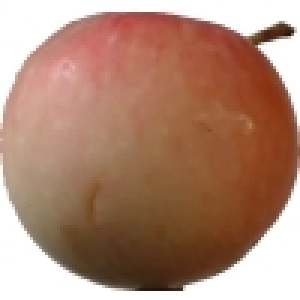
#> input picture DataLoc2/Apple 10/r0_135_100.jpg, 100 x 100 px (shown 3 times larger); its folder holds only this picture in this run
$ python feature_extractor.py
#> lines starting #> are read from the running program, lines starting #| are printed output that depends on the picture; after the words box and inside, x2 and y2 are one past the last pixel; in counts of white or black regions, pixels touching at a corner belong together
#> in extract_all_features, img is the input picture: shape (100, 100, 3); mean B, G, R 116.8, 136.2, 174.9
import os
import cv2
import numpy as np
from glob import glob
from skimage.measure import regionprops, label
from skimage.feature import canny
from scipy.fft import fft
from sklearn.preprocessing import MinMaxScaler
import pickle

print("Bắt đầu quá trình trích xuất đặc trưng...")
def segment_image(img, bg_threshold=240):
#> called with bg_threshold = 240
    mask = np.min(img, axis=2) < bg_threshold
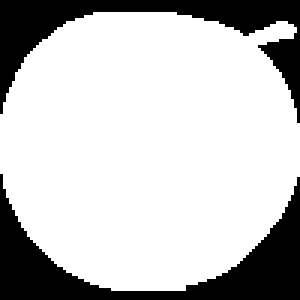
#> mask: shape (100, 100) bool (shown 3 times larger); 76.7% white; 2 black regions, box (x1, y1, x2, y2) and area: (0, 58, 100, 100) 1260, (0, 0, 100, 41) 1074
    return mask.astype(np.uint8)

def extract_color_histogram(img, mask, bins=(8,8,8)):
#> called with bins = (8, 8, 8)
    hsv = cv2.cvtColor(img, cv2.COLOR_BGR2HSV)
#> hsv: shape (100, 100, 3); mean H, S, V 10.9, 103.7, 174.9
    hist = cv2.calcHist([hsv], [0,1,2], mask, bins, [0,180,0,256,0,256])
    hist = cv2.normalize(hist, hist).flatten()
#> hist = 512 values, max 0.43 at index 44, min 0 at index 0, mean 0.00759
    return hist

def extract_shape_features(mask):
    labels_img = label(mask)
#> labels_img: shape (100, 100) int64; values 0 (black) and 1 (white), 76.7% white; 2 black regions
    props = regionprops(labels_img)
#> props = 1 regions; box (x1, y1, x2, y2) and area: (0, 4, 100, 97) 7666
    if not props: return [0] * 8
    prop = max(props, key=lambda x: x.area)
    ecc = prop.minor_axis_length / (prop.major_axis_length + 1e-5)
#> ecc = 0.933
    moments = cv2.moments(mask.astype(np.uint8))
#> moments = moments, m00 7666, centre m10/m00, m01/m00 = (49.43, 48.74)
    hu = cv2.HuMoments(moments).flatten()
#> hu = [0.161, 0.000123, 2.25e-05, 6.7e-07, 1.11e-12, 8.82e-10, 2.35e-12]
    hu = -np.sign(hu) * np.log10(np.abs(hu) + 1e-10)
#> hu = [0.794, 3.91, 4.65, 6.17, 10, 9.01, 9.99]
    return [ecc] + hu.tolist()

def extract_fourier_descriptor(mask, num_coeffs=10):
#> called with num_coeffs = 10
    contours, _ = cv2.findContours(mask.astype(np.uint8), cv2.RETR_EXTERNAL, cv2.CHAIN_APPROX_NONE)
#> contours = 1 contour; box (x1, y1, x2, y2) and area: (0, 4, 100, 97) 7512
    if not contours: return [0]*num_coeffs
    cnt = max(contours, key=cv2.contourArea)
#> cnt = contour of 307 points, box (x1, y1, x2, y2) (0, 4, 100, 97), area 7512
    pts = cnt.squeeze()
#> pts = 307 pairs, first value 0 to 99, second value 4 to 96
    if pts.ndim < 2: return [0] * num_coeffs
    complex_pts = pts[:,0] + 1j*pts[:,1]
    coeffs = fft(complex_pts)
    if np.abs(coeffs[1]) < 1e-5: return [0] * num_coeffs
    coeffs /= np.abs(coeffs[1])
    desc = np.abs(coeffs[:num_coeffs])
#> desc = [21.5, 1, 0.753, 0.402, 0.485, 0.335, 0.243, 0.15, 0.195, 0.102]
    return desc.tolist()

def extract_grid_code(mask, grid_size=(16,16), threshold=0.15):
#> called with grid_size = (16, 16), threshold = 0.15
    h,w = mask.shape
#> h = 100; w = 100
    gh,gw = grid_size
#> gh = 16; gw = 16
    cell_h,cell_w = h//gh, w//gw
#> cell_h = 6; cell_w = 6
    code = []
    for i in range(gh):
        for j in range(gw):
            cell = mask[i*cell_h:(i+1)*cell_h, j*cell_w:(j+1)*cell_w]
            frac = cell.sum()/(cell_h*cell_w)
            code.append(int(frac > threshold))
#> after the loop, code = 256 values, max 1 at index 5, min 0 at index 0, mean 0.879
    return code

def extract_edge_histogram(img, mask, grid_size=(4,4)):
#> called with grid_size = (4, 4)
    edges = canny(cv2.cvtColor(img, cv2.COLOR_BGR2GRAY), sigma=2)
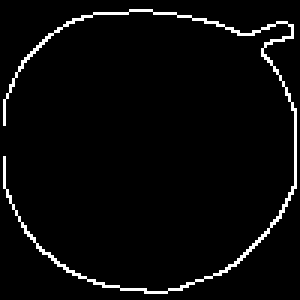
#> edges: shape (100, 100) bool (shown 3 times larger); 3.7% white in thin lines or dots
    edges = edges & mask.astype(bool)
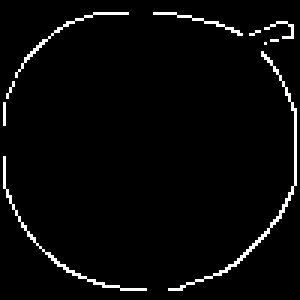
#> edges: shape (100, 100) bool (shown 3 times larger); 3.2% white in thin lines or dots
    h,w = edges.shape
#> h = 100; w = 100
    gh,gw = grid_size
#> gh = 4; gw = 4
    cell_h,cell_w = h//gh, w//gw
#> cell_h = 25; cell_w = 25
    hist = []
    for i in range(gh):
        for j in range(gw):
            cell = edges[i*cell_h:(i+1)*cell_h, j*cell_w:(j+1)*cell_w]
            hist.append(cell.sum())
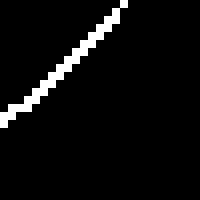
#> cell: shape (25, 25) bool (shown 8 times larger); 4.8% white in thin lines or dots, all inside (x1, y1, x2, y2) = (0, 0, 16, 16)
#> after the loop, hist = [30, 18, 25, 45, 15, 0, 0, 27, 24, 0, 0, 32, 29, 27, 21, 30]
    hist = np.array(hist, dtype=float)
    if hist.max()>0: hist /= hist.max()
#> hist = [0.667, 0.4, 0.556, 1, 0.333, 0, 0, 0.6, 0.533, 0, 0, 0.711, 0.644, 0.6, 0.467, 0.667]
    return hist.tolist()
# --- KẾT THÚC CÁC HÀM TRÍCH XUẤT ---

def extract_all_features(img_path):
    img = cv2.imread(img_path)
    if img is None:
        return None
    mask = segment_image(img)

    features = {
        "color": extract_color_histogram(img, mask),
        "shape": extract_shape_features(mask),
        "fourier": extract_fourier_descriptor(mask),
        "grid": extract_grid_code(mask),
        "edge": extract_edge_histogram(img, mask)
    }
    return features

# --- QUÁ TRÌNH TRÍCH XUẤT VÀ LƯU DATABASE ---

dataset_dir = 'DataLoc2'
image_paths = glob(os.path.join(dataset_dir, '*', '*.jpg'))

if not image_paths:
    print(f"Lỗi: Không tìm thấy tệp .jpg nào trong '{dataset_dir}'.")
else:
    print(f"Đang xử lý {len(image_paths)} hình ảnh...")

    # Khởi tạo các danh sách để lưu từng loại đặc trưng
    all_features = {
        "color": [], "shape": [], "fourier": [], "grid": [], "edge": []
    }
    valid_paths = []

    for path in image_paths:
        features = extract_all_features(path)
#> features = 5 items
        if features:
            for key in all_features:
                all_features[key].append(features[key])
            valid_paths.append(path)
#> pass 2 of the loop `for path in image_paths:`:
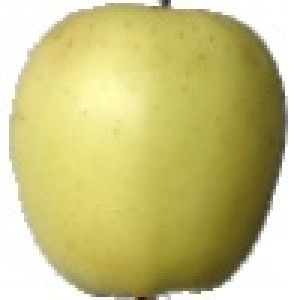
#> input picture DataLoc2/Apple Golden 2/322_100.jpg, 100 x 100 px (shown 3 times larger)
#> in extract_all_features, img is the input picture: shape (100, 100, 3); mean B, G, R 130.6, 195.4, 201.5
#> in segment_image (call 2), `mask = np.min(img, axis=2) < bg_threshold`:
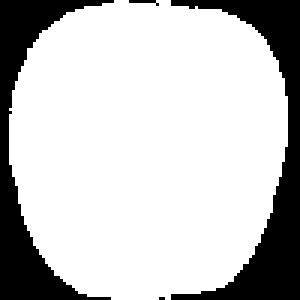
#> mask: shape (100, 100) bool (shown 3 times larger); 77.4% white; 4 black regions (2 under 20 px), largest, box (x1, y1, x2, y2) and area: (57, 0, 100, 100) 1205, (0, 0, 38, 100) 1039
#> hsv: shape (100, 100, 3); mean H, S, V 29.6, 101, 201.6
#> labels_img: shape (100, 100) int64; values 0 (black) and 1 (white), 77.4% white; 4 black regions (2 under 20 px)
#> props = 1 regions; box (x1, y1, x2, y2) and area: (3, 0, 96, 100) 7744
#> contours = 1 contour; box (x1, y1, x2, y2) and area: (3, 0, 96, 100) 7595
#> after the loop in extract_edge_histogram (call 2), `for i in range(gh):`:
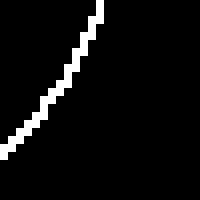
#> cell: shape (25, 25) bool (shown 8 times larger); 5.1% white in thin lines or dots, all inside (x1, y1, x2, y2) = (0, 0, 13, 20)
#> after the loop in extract_edge_histogram (call 2), `for i in range(gh):`: hist = [32, 23, 16, 32, 12, 0, 0, 25, 20, 0, 0, 26, 31, 25, 42, 32]
#> in extract_edge_histogram (call 2), `if hist.max()>0: hist /= hist.max()`: hist = [0.762, 0.548, 0.381, 0.762, 0.286, 0, 0, 0.595, 0.476, 0, 0, 0.619, 0.738, 0.595, 1, 0.762]

    # Chuyển đổi thành các mảng NumPy
    for key in all_features:
        all_features[key] = np.array(all_features[key])

    # Tạo đặc trưng tổng hợp
    combined_features = np.hstack([
        all_features["color"], all_features["shape"], all_features["fourier"],
        all_features["grid"], all_features["edge"]
    ])

    # Chuẩn hóa trên toàn bộ đặc trưng tổng hợp
    scaler = MinMaxScaler()
    norm_combined_features = scaler.fit_transform(combined_features)

    # Lưu các tệp database
    print("Đang lưu database...")

    # 1. Lưu đặc trưng tổng hợp
    np.save('db_combined.npy', norm_combined_features)

    # 2. Lưu 5 đặc trưng riêng (đã được chuẩn hóa theo scaler chung)
    # Chúng ta cần cắt mảng tổng hợp đã chuẩn hóa ra từng phần
    indices = [
        all_features["color"].shape[1],
        all_features["shape"].shape[1],
        all_features["fourier"].shape[1],
        all_features["grid"].shape[1],
        all_features["edge"].shape[1]
    ]

    current_idx = 0
    # Cắt và lưu đặc trưng màu
    np.save('db_color.npy', norm_combined_features[:, current_idx : current_idx + indices[0]])
    current_idx += indices[0]
    # Cắt và lưu đặc trưng hình dạng
    np.save('db_shape.npy', norm_combined_features[:, current_idx : current_idx + indices[1]])
    current_idx += indices[1]
    # ... và tiếp tục cho các đặc trưng còn lại
    np.save('db_fourier.npy', norm_combined_features[:, current_idx : current_idx + indices[2]])
    current_idx += indices[2]
    np.save('db_grid.npy', norm_combined_features[:, current_idx : current_idx + indices[3]])
    current_idx += indices[3]
    np.save('db_edge.npy', norm_combined_features[:, current_idx : current_idx + indices[4]])

    # 3. Lưu các tệp phụ trợ
    with open('paths_db.pkl', 'wb') as f:
        pickle.dump(valid_paths, f)
    with open('scaler.pkl', 'wb') as f:
        pickle.dump(scaler, f)
    with open('indices.pkl', 'wb') as f:
        pickle.dump(indices, f)

    print("Hoàn thành!")
